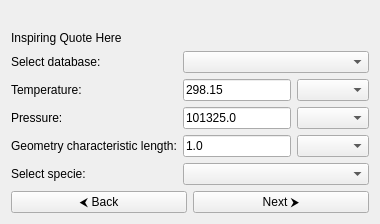
<?xml version="1.0" encoding="UTF-8"?>
<ui version="4.0">
    <class>VacuumInputPage</class>
        <widget class="QWidget" name="VacuumInputPage">
            <layout class="QVBoxLayout" name="beerLogoLayout">
                <item>
                    <widget class="QLabel" name="logoLabel">
                        <property name="pixmap">
                            <pixmap>:images/BigLogo.png</pixmap> <!-- Reference to logo -->
                        </property>
                    </widget>
                </item>
                <item>
                    <widget class="QLabel" name="beerQuoteLabel">
                        <property name="text">
                            <string>Inspiring Quote Here</string>
                        </property>
                    </widget>
                </item>
                <item>
                    <layout class="QGridLayout" name="gridLayout">
                        <!-- Row 0 -->
                        <item row="0" column="0">
                            <widget class="QLabel" name="databaseLabel">
                                <property name="text">
                                    <string>Select database:</string>
                                </property>
                            </widget>
                        </item>
                        <item row="0" column="1" colspan="2">
                            <widget class="QComboBox" name="databaseComboBox"/>
                        </item>

                        <!-- Row 1 -->
                        <item row="1" column="0">
                            <widget class="QLabel" name="temperatureLabel">
                                <property name="text">
                                    <string>Temperature:</string>
                                </property>
                            </widget>
                        </item>
                        <item row="1" column="1">
                            <widget class="QLineEdit" name="temperatureEditLine">
                                <property name="text">
                                    <string>298.15</string>
                                </property>
                            </widget>
                        </item>
                        <item row="1" column="2">
                            <widget class="QComboBox" name="temperatureComboBox">
                            </widget>
                        </item>

                        <!-- Row 2 -->
                        <item row="2" column="0">
                            <widget class="QLabel" name="pressureLabel">
                                <property name="text">
                                    <string>Pressure:</string>
                                </property>
                            </widget>
                        </item>
                        <item row="2" column="1">
                            <widget class="QLineEdit" name="pressureEditLine">
                                <property name="text">
                                    <string>101325.0</string>
                                </property>
                            </widget>
                        </item>
                        <item row="2" column="2">
                            <widget class="QComboBox" name="pressureComboBox">
                            </widget>
                        </item>

                        <!-- Row 3 -->
                        <item row="3" column="0">
                            <widget class="QLabel" name="geometryNameLabel">
                                <property name="text">
                                    <string>Geometry characteristic length:</string>
                                </property>
                            </widget>
                        </item>
                        <item row="3" column="1">
                            <widget class="QLineEdit" name="geometryEditLine">
                                <property name="text">
                                    <string>1.0</string>
                                </property>
                            </widget>
                        </item>
                        <item row="3" column="2">
                            <widget class="QComboBox" name="geometryComboBox">
                            </widget>
                        </item>

                        <!-- Row 4 -->
                        <item row="4" column="0">
                            <widget class="QLabel" name="specieLabel">
                                <property name="text">
                                    <string>Select specie:</string>
                                </property>
                            </widget>
                        </item>
                        <item row="4" column="1" colspan="2">
                            <widget class="QComboBox" name="specieComboBox" />
                        </item>

                        <!-- Row 5 -->
                        <item row="5" column="0" colspan="3">
                            <layout class="QHBoxLayout" name="buttonLayout">   
                                <item>
                                    <widget class="QPushButton" name="backButton">
                                        <property name="text">
                                            <string>&#x2B9C; Back</string>
                                        </property>
                                        <property name="toolTip">
                                            <string>Go to back to the main page</string>
                                        </property>
                                    </widget>
                                </item>
                                <item>
                                    <widget class="QPushButton" name="nextButton">
                                        <property name="text">
                                            <string>Next &#x2b9e;</string>
                                        </property>
                                        <property name="toolTip">
                                            <string>Go to the results page</string>
                                        </property>
                                    </widget>
                                </item>
                            </layout>
                        </item>
                    </layout>
                </item>
            </layout>
        </widget>
</ui>
